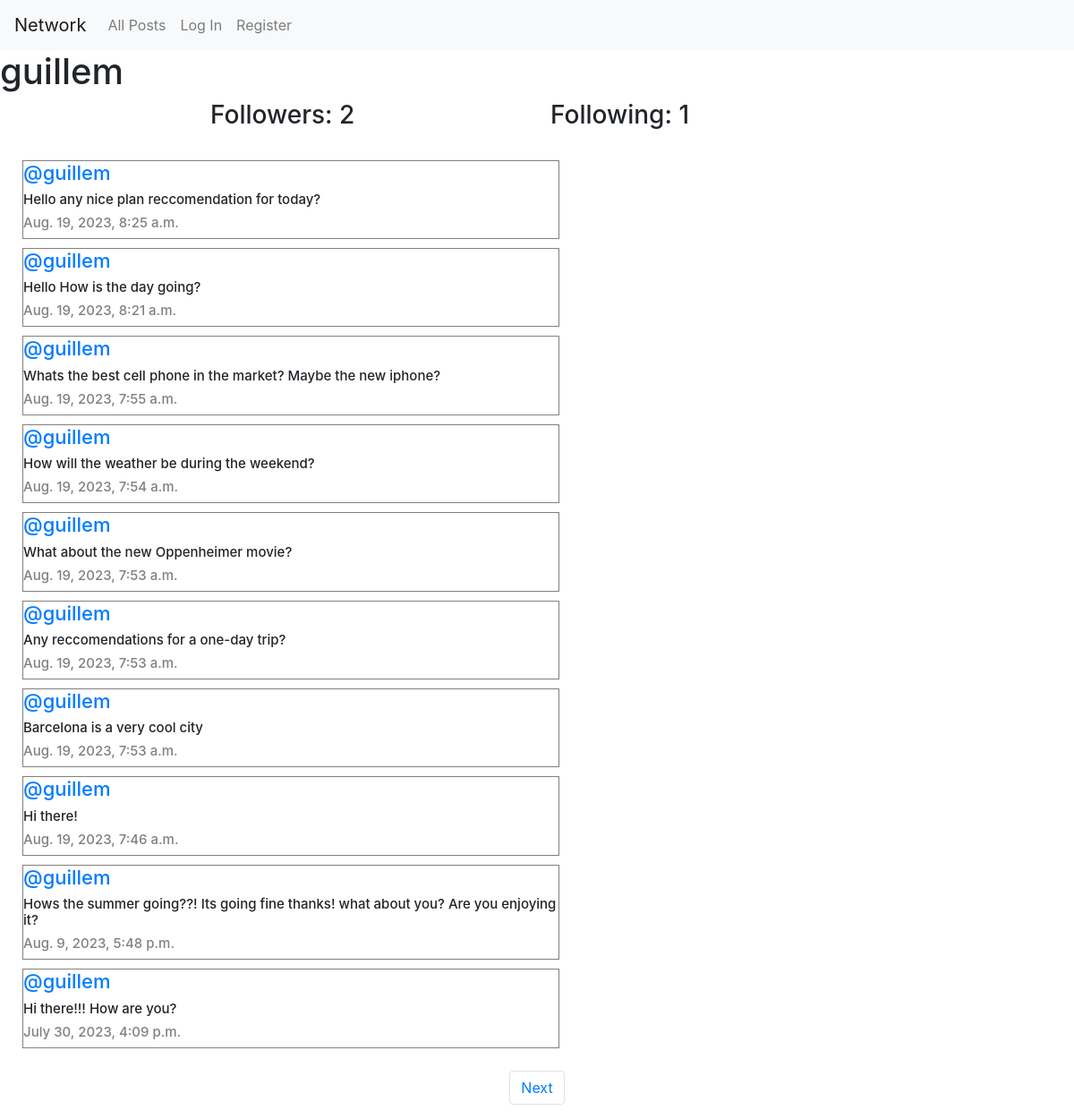
The app's page /profile/1 with its own data.
### network/models.py (models this page shows, shortened)
class User(AbstractUser):
    pass

class Post(models.Model):
    user = models.ForeignKey(User, on_delete=models.CASCADE, null=True, related_name="author")
    content = models.CharField(max_length=140)
    date = models.DateTimeField(auto_now_add=True)

### network/views.py (the view)
# urls.py: path("profile/<int:user_id>", views.profile, name="profile"),
def profile(request, user_id):
    user = User.objects.get(pk=user_id)
    allPosts = Post.objects.filter(user=user).order_by("id").reverse()
    following = Follow.objects.filter(user=user)
    followers = Follow.objects.filter(user_follower=user)
    try:
        currentUser = User.objects.get(pk=request.user.id)
        checkFollow = followers.filter(user=currentUser)
        if len(checkFollow) != 0:
            isFollowing = True
        else:
            isFollowing = False
    except:
        isFollowing = False
    pagination = Paginator(allPosts, 10)
    page_number = request.GET.get('page')
    posts_of_the_page = pagination.get_page(page_number)
    return render(request, "network/profile.html",{
        "allPosts" : allPosts,
        "posts_of_the_page" : posts_of_the_page,
        "username": user.username,
        "following" : following,
        "followers" : followers,
        "isFollowing" : isFollowing,
        "user_profile" : user
    })

### network/templates/network/profile.html (shortened to what this page needs)
{% extends "network/layout.html" %}
{% block body %}
   <h1>{{username}}</h1>
   <div class="container">
        <div class="row d-flex justify-content-center">
            <h3 class="col-4">Followers: {{ followers.count }} </h3>
            <h3 class="col-4">Following: {{ following.count }} </h3>
        </div>
   </div>
    <div class="all-post">
            {% for post in posts_of_the_page %}
                <div class="row-post ">
                    <h5 class="user-name"><a href="{% url 'profile' user_id=post.user.id %}">@{{post.user}}</a></h5>
                    <h6 class="content">{{post.content}}</h6>
                    <h6 class="date">{{post.date}}</h6>
                </div>
            {% endfor %}
    </div>
    <nav aria-label="Page navigation example">
        <ul class="pagination d-flex justify-content-center">
            {% if posts_of_the_page.has_next %}
                <li class="page-item"><a class="page-link" href="?page={{posts_of_the_page.next_page_number}}">Next</a></li>
            {% endif %}
        </ul>
      </nav>
{% endblock %}

### network/static/network/styles.css (style rules this page uses)
.all-post { display: flex; justify-content: flex-start; flex-direction: column; margin: 20px; }
.row-post { border: 0.1px solid gray; justify-content: center; flex-direction: column; max-width:600px; box-sizing:border-box; margin:5px; }
.content { font-size: 15px; }
.user-name { font-size: 22px }
.date { color: gray; font-size: 15px; }

### records on screen
User: username "guillem"
Post: user "guillem", content "Hello any nice plan reccomendation for today?", date "Aug. 19, 2023, 8:25 a.m."
Post: user "guillem", content "Hello How is the day going?", date "Aug. 19, 2023, 8:21 a.m."
Post: user "guillem", content "Whats the best cell phone in the market? Maybe the new iphone?", date "Aug. 19, 2023, 7:55 a.m."
Post: user "guillem", content "How will the weather be during the weekend?", date "Aug. 19, 2023, 7:54 a.m."
Post: user "guillem", content "What about the new Oppenheimer movie?", date "Aug. 19, 2023, 7:53 a.m."
Post: user "guillem", content "Any reccomendations for a one-day trip?", date "Aug. 19, 2023, 7:53 a.m."
Post: user "guillem", content "Barcelona is a very cool city", date "Aug. 19, 2023, 7:53 a.m."
Post: user "guillem", content "Hi there!", date "Aug. 19, 2023, 7:46 a.m."
Post: user "guillem", content "Hows the summer going??! Its going fine thanks! what about you? Are you enjoying it?", date "Aug. 9, 2023, 5:48 p.m."
Post: user "guillem", content "Hi there!!! How are you?", date "July 30, 2023, 4:09 p.m."

### other values on screen
{{ followers.count }} "2"
{{ following.count }} "1"
